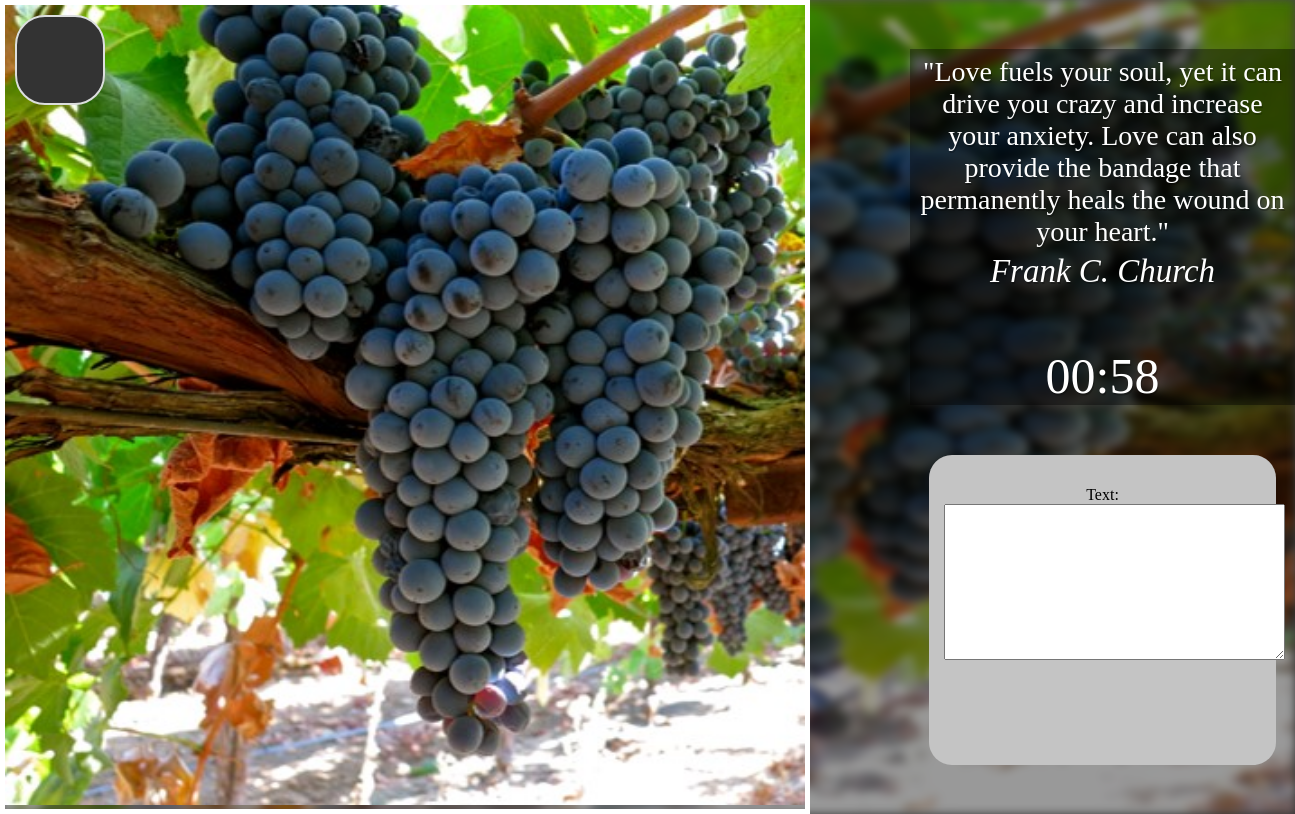
Page /userDashboard/meditation/ (signed in) on the committed database.
### base/models.py (models this page shows, shortened)
class Image(models.Model):
  image = models.ImageField(upload_to='images/')
  alt_text = models.TextField()
  def image_tag(self):
    return mark_safe('<img src="/../../media/%s" width="200" height="200" />' % (self.image))
  image_tag.allow_tags = True

class Quote(models.Model):
    quote = models.TextField()
    author = models.CharField(max_length=200)
    PDquote = models.BooleanField(default=False)

### base/views.py (the view)
# urls.py: path('userDashboard/meditation/', views.meditation, name="meditation"),
def meditation(request):
  quote = Quote.objects.order_by("?").first()
  all = Reflection.objects.filter(user=request.user)
  if request.method == "POST":
    form = ReflectionForm(request.POST)
    if form.is_valid():
      reflection = form.save(commit=False)
      reflection.user = request.user
      reflection.save()
      messages.success(request, ("Your reflection has been saved"))
      return redirect('dashboard')
  else:
    form = ReflectionForm
    pic = Image.objects.all().order_by("?").first()
  return render(request, 'base/meditation.html', {'all': all, 'form': form, "quote":quote, 'picture':pic})

### base/templates/base/meditation.html (shortened to what this page needs)
<!DOCTYPE html>
<html lang="en">
<head>
    {% load static %}
    <link rel="stylesheet" href="{% static 'css/meditation_css.css' %}">
</head>
<body>
    <header>
        <button id="home_button" onClick="javascript:history.go(-1);" title="go back to home page">  </button>
    </header>
    <div class="wrappers_dad">
        <div class="wrapper">
            <div class="column1 image">
                <img src="{{picture.image.url}}" alt="" width="800px" height="800px">
            </div>
            <div class="column2">
                <div class="shadow_box">
                    <div class="quote">
                        <p id="quote_text">{{ quote.quote }}</p>
                        <p id="author">{{ quote.author }}</p>
                    </div>
                    <div class="count_down">
                        <p id="timer">00:59</p>
                    </div>
                </div>
                <div class="textbox_cont">
                    <div id="form">
                        {% if submitted %}
                        Your reflection has been saved.
                        {% else %}
                        <form action="" method="POST">
                            {{ form.as_p }}
                        </form>
                        {% endif %}
                    </div>
                </div>
            </div>
        </div>
    </div>
</body>
</html>

### base/static/css/meditation_css.css (style rules this page uses)
* { box-sizing: border-box; }
body { margin: 0 auto; background: linear-gradient(to bottom, rgba(255,255,255,0.15) 0%, rgba(0,0,0,0.15) 100%), radial-gradient(at top center, rgba(255,255,255,0.40) 0%, rgba(0,0,0,0.40) 120%) #989898; background-blend-mode: multiply,multiply; background-size: cover; font-family: 'Playfair Display'; color: white; text-shadow:1px 2px rgba(0, 0, 0, 0.25); text-align: center; backdrop-filter: blur(10px); }
header { position: absolute; top: 0; left: 0; margin: 15px; }
#home_button { width: 90px; height: 90px; color: white; background: rgb(51, 51, 51); border: 2px solid black; border-color:#dcdede; border-radius: 30px; font-size: 40px; cursor: pointer; }
.wrappers_dad { background-color: rgb(0,0,0); background-color: rgba(0,0,0, 0.4); }
@media screen and (min-width: 896px) { .wrapper { display: grid; align-content: center; align-items: center; place-items: center; grid-template-columns: 0.5fr; column-gap:100px; max-width: 1432px; min-height: 100vh; margin: 0 auto; } }
.column1 { grid-column: 1; grid-row: 1; }
.column2 { grid-column: 2; grid-row: 1; width: 100%; }
.image { border: 5px solid #FFFFFF; }
.quote { font-size: 28px; margin: auto; padding: 2px; }
.shadow_box { background: rgba(0,0,0,0.4); }
.quote p { margin: 5px; padding: 0; }
#author { font-size: 33px; font-style:italic; }
.count_down { font-size: 50px; }
.textbox_cont { background-color: rgba(196, 196, 196); width: 90%; margin: auto; padding: 15px; border-radius: 23px; color: black; text-shadow: none; }

### rows in the picture
Image: image (picture)
Quote: quote "\"Love fuels your soul, yet it can drive you crazy and increase your anxiety. Love can also provide the bandage that permanently heals the wound on your heart.\"", author "Frank C. Church"
